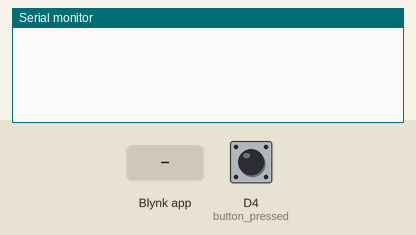
A sketch run on a simulated ESP8266 (NodeMCU). Shown: the last lines printed to the serial monitor. Inputs (shaded band) come from the test bench; at power-on: D4 (button_pressed) HIGH. WiFi joins after 1.5 s; servers stay silent unless stated.

Above: at 3.0 s.
3.1 s: D4 (button_pressed) pulled LOW for 0.15 s
At 3.7 s:
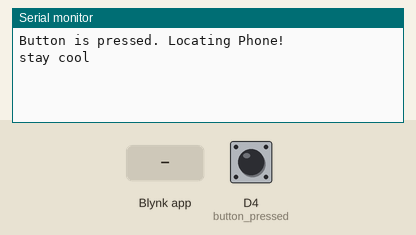
4.7 s: Blynk app writes 1 to V0
At 5.4 s:
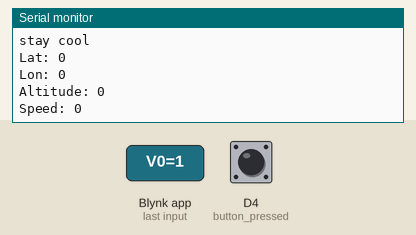

Measured:
- after the input at 3.1 s, the serial monitor: prints a new line at once (image 1)
- after the input at 4.7 s, the serial monitor: prints a new line at once (image 2)

The sketch:

sketch_feb14a.ino
```cpp
#define BLYNK_PRINT Serial

#include <ESP8266WiFi.h>
#include <BlynkSimpleEsp8266.h>
#include <Blynk.h>
#include <SPI.h>
#include <SevSeg.h>


// You should get Auth Token in the Blynk App.
// Go to the Project Settings (nut icon).


char auth[] = "O_kJMDCsNfFn6rtnrnbN_vjgmQpZLDUF";
// Your WiFi credentials.
// Set password to "" for open networks.
char ssid[] = "Samsungs10";
char pass[] = "nepal123";
WiFiClient client;


String latitude;
String longitude;
int button_pressed=D4;
int isButtonPressed;
BLYNK_WRITE(V0) { // Read Virtual Pin 0 for coordinates.
  GpsParam gps(param);


  Blynk.virtualWrite(V0, param[0].asString());
  Blynk.virtualWrite(V0, param[1].asString());


  latitude = param[0].asString(); // THIS IS A CHANGE FROM LAST CODE
  longitude = param[1].asString(); // THIS IS A CHANGE FROM LAST CODE


  // Print 6 decimal places for Lat, Lon


  Serial.print("Lat: ");
  Serial.println(gps.getLat(), 7);


  Serial.print("Lon: ");
  Serial.println(gps.getLon(), 7);


  // Print 2 decimal places for Alt, Speed
  Serial.print("Altitude: ");
  Serial.println(gps.getAltitude(), 2);


  Serial.print("Speed: ");
  Serial.println(gps.getSpeed(), 2);
}


void emailOnButtonPress()
{

isButtonPressed=digitalRead(button_pressed);
  //int isButtonPressed = !digitalRead(2); // Invert state, since button is "Active LOW"


  if (isButtonPressed==0) // You can write any condition to trigger e-mail sending
  {
    Serial.println("Button is pressed. Locating Phone!"); // This can be seen in the Serial Monitor


    //String toSend is the string that will be sent as the emails body
    String toSend = "Phone Located! \n received co-ordinates \n";
    toSend += " LAT ";
    toSend += latitude;
    toSend += " LONG ";
    toSend += longitude;
    toSend += ". View location on Maps: ";
    toSend += "http://maps.google.com/?q=";
    toSend += latitude;
    toSend += ",";
    toSend += longitude;
    Blynk.notify("Alert: Mobile lost");
    digitalWrite(button_pressed,HIGH);


    Blynk.email("abhishek.basnet.92@gmail.com", "Subject: Phone Locator", toSend);
  }else{
    Serial.println("stay cool");
    digitalWrite(button_pressed,LOW);
  }
}


void setup()
{
  // Debug console
  Serial.begin(115200);


  Blynk.begin(auth, ssid, pass);


  // Send e-mail when your hardware gets connected to Blynk Server
  // Just put the recepient's "e-mail address", "Subject" and the "message body"


  Blynk.email("abhishek.basnet.92@gmail.com", "PhoneLocator Activated");


  // Setting the button
  pinMode(2, INPUT_PULLUP);
  // Attach pin 2 interrupt to our handler
  attachInterrupt(digitalPinToInterrupt(2), emailOnButtonPress, CHANGE);
}


void loop()
{
  Blynk.run();
}
```
